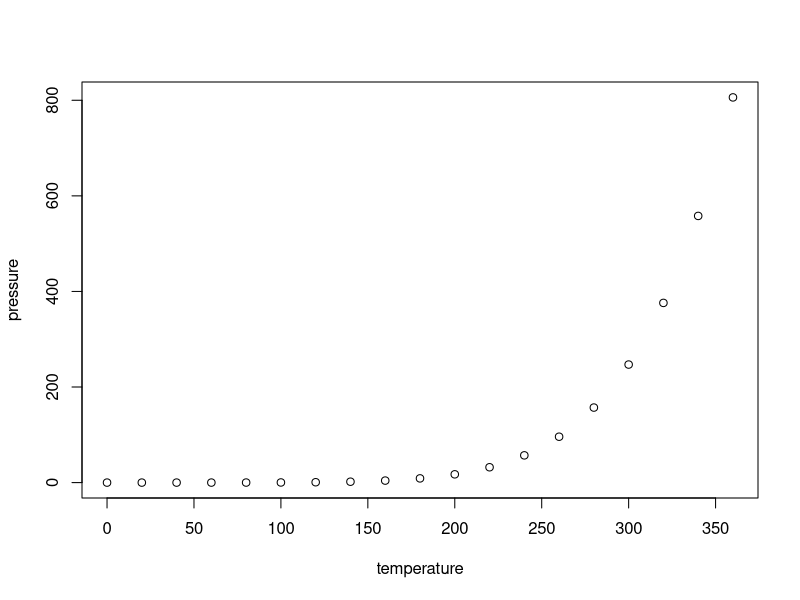
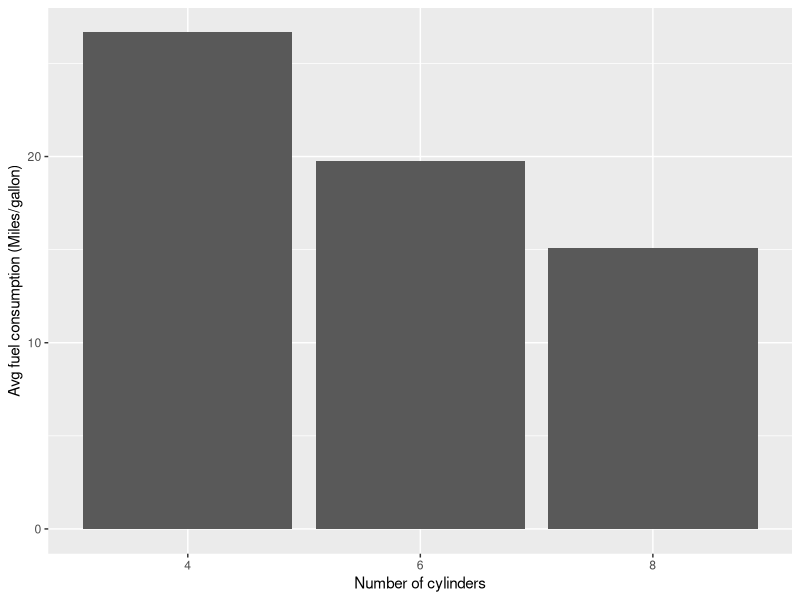

The R script that drew these images, in order:
## ---- chunk 1
knitr::opts_chunk$set(echo = TRUE)
## ---- chunk 2
summary(cars)
## ---- chunk 3
plot(pressure)
## ---- chunk 4
library(data.table)
library(ggplot2)
library(magrittr)

mtcars %>%
    setDT() %>%
    .[, .(mean_mpg = mean(mpg)), by = cyl] %>%
    ggplot(aes(factor(cyl), mean_mpg)) + 
    geom_col() +
    labs(x = "Number of cylinders", y = "Avg fuel consumption (Miles/gallon)")
